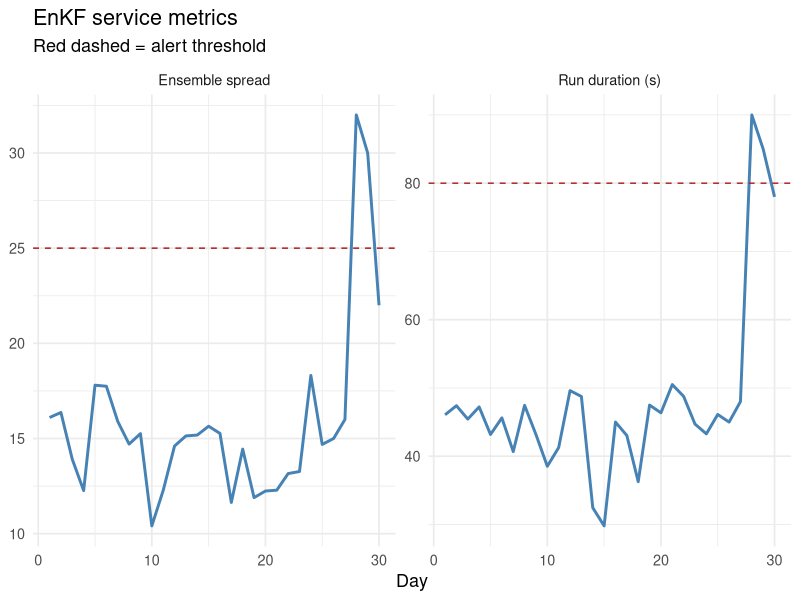

This figure's R source:
## ---- chunk 1
#| label: structured-logger

# Minimal structured logger using base R
log_event <- function(level, message, ...) {
  extras <- list(...)
  entry  <- c(
    list(timestamp = format(Sys.time(), "%Y-%m-%dT%H:%M:%SZ"),
         level     = toupper(level),
         message   = message),
    extras
  )
  # Compact JSON-like output
  parts <- mapply(function(k, v) paste0('"', k, '":"', v, '"'),
                  names(entry), entry)
  cat("{", paste(parts, collapse = ", "), "}\n")
}

log_info  <- function(msg, ...) log_event("info",    msg, ...)
log_warn  <- function(msg, ...) log_event("warning", msg, ...)
log_error <- function(msg, ...) log_event("error",   msg, ...)
## ---- chunk 2
#| label: instrumented-enkf

# EnKF runner instrumented with structured logs
run_enkf_instrumented <- function(obs, location_id) {
  log_info("EnKF run started", location = location_id,
           n_obs = length(obs))

  tryCatch({
    # Simulate EnKF (abbreviated)
    set.seed(42)
    N_ens  <- 200
    beta_ens <- rnorm(N_ens, 0.3, 0.05)
    I_ens    <- pmax(1, rnorm(N_ens, tail(obs, 1), 10))

    for (t in seq_along(obs)) {
      # Update step (simplified)
      innov    <- obs[t] - mean(I_ens)
      K        <- cov(I_ens, I_ens) / (var(I_ens) + max(obs[t], 1))
      I_ens    <- I_ens + K * innov
      I_ens    <- pmax(0, I_ens)

      # Log when something looks suspicious
      if (any(!is.finite(I_ens))) {
        log_warn("NaN detected in ensemble", step = t,
                 location = location_id)
        I_ens[!is.finite(I_ens)] <- median(I_ens, na.rm = TRUE)
      }
    }

    result <- list(I_median = median(I_ens),
                   I_lo     = quantile(I_ens, 0.025),
                   I_hi     = quantile(I_ens, 0.975),
                   beta_est = mean(beta_ens))

    log_info("EnKF run completed",
             location   = location_id,
             I_median   = round(result$I_median, 1),
             beta_est   = round(result$beta_est, 4))
    result

  }, error = function(e) {
    log_error("EnKF run failed",
              location = location_id,
              error    = conditionMessage(e))
    NULL
  })
}

# Simulate observations
set.seed(7)
obs_test <- rpois(30, lambda = c(seq(10, 80, length.out = 15),
                                  seq(80, 20, length.out = 15)))

result <- run_enkf_instrumented(obs_test, "district_a")
## ---- chunk 3
#| label: metrics
#| fig-cap: "Simulated 30-day metric history for the EnKF service. The run duration (top) and ensemble spread (bottom) are tracked over time — spikes or trends signal developing problems before a complete failure occurs."

# Simulate 30 days of service metrics
set.seed(99)
n_days <- 30
metrics <- data.frame(
  day          = seq_len(n_days),
  run_duration_s = c(rnorm(25, 45, 5), 45, 48, 90, 85, 78),  # spike at day 28
  ensemble_spread = c(rnorm(25, 15, 2), 15, 16, 32, 30, 22),  # matching spike
  obs_count    = rpois(n_days, 1),                              # 0 or 1 per day
  nans_detected = c(rep(0, 20), 0, 0, 0, 1, 2, 0, 0, 2, 3, 0) # increasing
)

library(ggplot2)
library(tidyr)

metrics_long <- pivot_longer(metrics[, c("day","run_duration_s",
                                          "ensemble_spread")],
                              -day, names_to = "metric")

ggplot(metrics_long, aes(x = day, y = value)) +
  geom_line(colour = "steelblue", linewidth = 1) +
  geom_hline(data = data.frame(metric = c("run_duration_s", "ensemble_spread"),
                                threshold = c(80, 25)),
             aes(yintercept = threshold), linetype = "dashed",
             colour = "firebrick") +
  facet_wrap(~ metric, scales = "free_y",
             labeller = as_labeller(c(run_duration_s = "Run duration (s)",
                                      ensemble_spread = "Ensemble spread"))) +
  labs(x = "Day", y = NULL,
       title = "EnKF service metrics",
       subtitle = "Red dashed = alert threshold") +
  theme_minimal(base_size = 13)
## ---- chunk 4
#| label: alert-logic

# Rule-based alerting
check_alerts <- function(metrics_row) {
  alerts <- character(0)

  if (metrics_row$run_duration_s > 80) {
    alerts <- c(alerts,
      sprintf("Run duration %.0fs exceeds 80s threshold",
              metrics_row$run_duration_s))
  }
  if (metrics_row$ensemble_spread > 25) {
    alerts <- c(alerts,
      sprintf("Ensemble spread %.1f exceeds 25 threshold",
              metrics_row$ensemble_spread))
  }
  if (metrics_row$obs_count == 0) {
    alerts <- c(alerts, "No observations received today")
  }
  if (metrics_row$nans_detected > 0) {
    alerts <- c(alerts,
      sprintf("%d NaN values detected in ensemble",
              metrics_row$nans_detected))
  }
  if (length(alerts) == 0) {
    cat("Day", metrics_row$day, ": OK\n")
  } else {
    cat("Day", metrics_row$day, "ALERT(S):\n")
    for (a in alerts) cat("  -", a, "\n")
  }
}

# Check recent days
for (i in 26:30) check_alerts(metrics[i, ])
